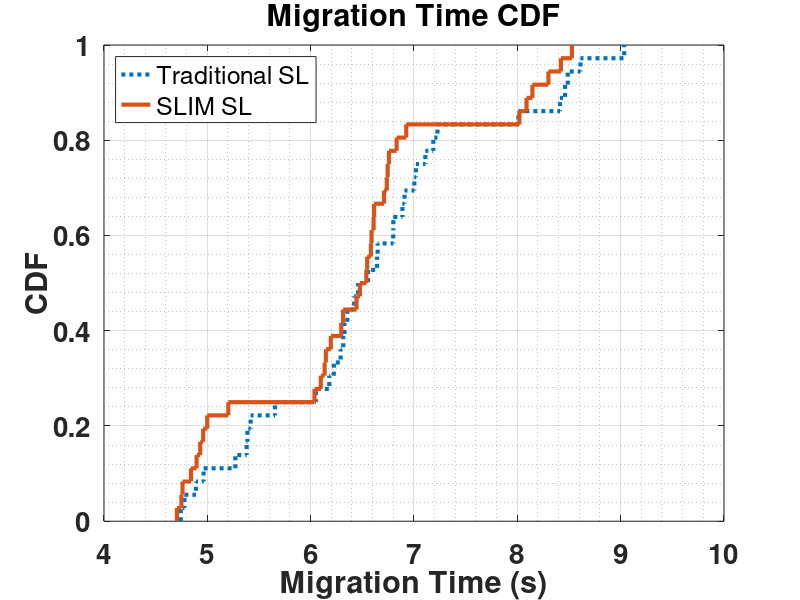
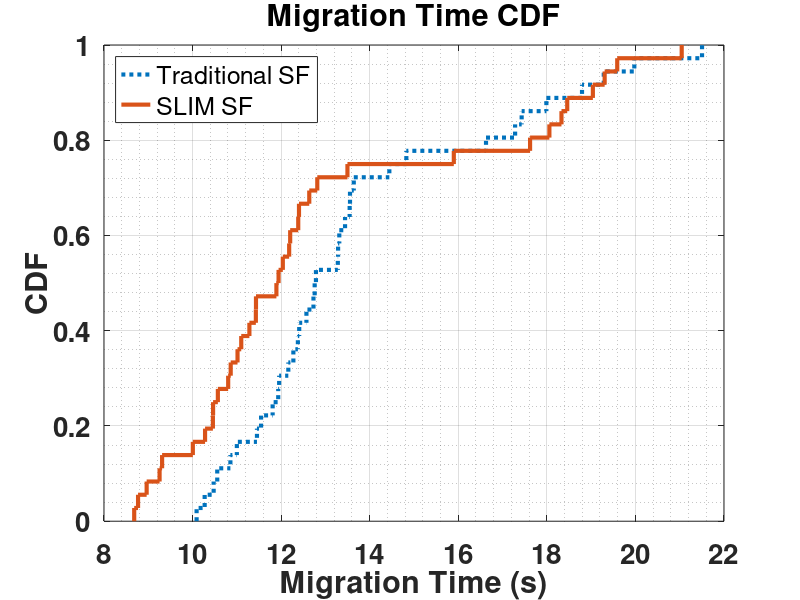

Reproduce these figures in MATLAB, in order. (Note: this script raises an error after producing the figures.)
clc;
clear all;
% latency_cm1 = dlmread('latency_exp_cm_2-08-2020.txt');
% latency_cm2 = dlmread('latency_exp_cm_2-09-2020.txt');
% latency_csm1 = dlmread('latency_exp_csm_2-07-2020.txt');
% latency_csm2 = dlmread('latency_exp_csm_2-09-2020.txt');
% latency_tm1 = dlmread('latency_exp_tm_2-09-2020.txt');
% latency_tm2 = dlmread('latency_tm_sl_int_2020-02-09_00-31-39.txt');
% latency_tsm1 = dlmread('latency_exp_tsm_2-08-2020.txt');
% latency_tsm2 = dlmread('latency_exp_tsm_2-09-2020.txt');
% 
% figure
% subplot(1,2,1)
% h1 = cdfplot(latency_tm1(:,2));
% hold on;
% h2 = cdfplot(latency_cm1(:,2));
% % h3 = cdfplot(latency_tsm1(:,2));
% % h4 = cdfplot(latency_csm1(:,2));
% 
% set( h1,'LineStyle',':','LineWidth',3,'MarkerSize',5);
% set( h2, 'LineStyle','-','LineWidth',3,'MarkerSize',5);
% % set( h3, 'LineStyle','-','LineWidth',3,'MarkerSize',5);
% % set( h4, 'LineStyle','-','LineWidth',3,'MarkerSize',5);
% xlim([50 150]);
% grid minor;
% xlabel('Response Time (ms)');
% ylabel('CDF');
% title('Application Response Time CDF')
% set(gca,'FontSize',20, 'FontWeight','bold');
% legend('Traditional SL','SLIM SL','Location','northwest');
% 
% % legend('Traditional SL','SLIM SL','Traditional SF','SLIM SF','Location','northwest');
% 
% subplot(1,2,2)
% % h1 = cdfplot(latency_tm1(:,2));
% % hold on;
% % h2 = cdfplot(latency_cm1(:,2));
% h3 = cdfplot(latency_tsm1(:,2));
% hold on;
% h4 = cdfplot(latency_csm1(:,2));
% hold off;
% 
% set( h3,'LineStyle',':','LineWidth',3,'MarkerSize',5);
% set( h4, 'LineStyle','-','LineWidth',3,'MarkerSize',5);
% % set( h3, 'LineStyle','-','LineWidth',3,'MarkerSize',5);
% % set( h4, 'LineStyle','-','LineWidth',3,'MarkerSize',5);
% xlim([50 150]);
% grid minor;
% xlabel('Response Time (ms)');
% ylabel('CDF');
% title('Application Response Time CDF')
% set(gca,'FontSize',20, 'FontWeight','bold');
% legend('Traditional SF','SLIM SF','Location','northwest');
% 
% 
migr_time_cm1 = dlmread('migr_time_exp_cm_2-08-2020.txt');
migr_time_cm2 = dlmread('migr_time_exp_cm_2-09-2020.txt');
migr_time_csm1 = dlmread('migr_time_exp_csm_2-07-2020.txt');
migr_time_csm2 = dlmread('migr_time_exp_csm_2-09-2020.txt');
migr_time_tm1 = dlmread('migr_time_exp_tm_2-09-2020.txt');
migr_time_tm2 = dlmread('migr_time_tm_sl_int_2020-02-09_00-31-39.txt');
migr_time_tsm1 = dlmread('migr_time_exp_tsm_2-08-2020.txt');
migr_time_tsm2 = dlmread('migr_time_exp_tsm_2-09-2020.txt');

figure
plot(1,1)
h1 = cdfplot(migr_time_tm1(:,2)./1000);
hold on;
h2 = cdfplot(migr_time_cm1(:,2)./1000);
% h3 = cdfplot(migr_time_tsm1(:,2)./1000);
% h4 = cdfplot(migr_time_csm1(:,2)./1000);
% hold off;
% 
set( h1,'LineStyle',':','LineWidth',3,'MarkerSize',5);
set( h2, 'LineStyle','-','LineWidth',3,'MarkerSize',5);
% set( h3, 'LineStyle','-','LineWidth',3,'MarkerSize',5);
% set( h4, 'LineStyle','-','LineWidth',3,'MarkerSize',5);
% % xlim([50 150]);
grid minor;
xlabel('Migration Time (s)');
ylabel('CDF');
title('Migration Time CDF')
set(gca,'FontSize',20, 'FontWeight','bold');
legend('Traditional SL','SLIM SL','Location','northwest');

figure
plot(1,1)
% h1 = cdfplot(migr_time_tm1(:,2)./1000);
% h2 = cdfplot(migr_time_cm1(:,2)./1000);
h3 = cdfplot(migr_time_tsm2(:,2)/1000);
hold on;
h4 = cdfplot(migr_time_csm2(:,2)/1000);
set( h3,'LineStyle',':','LineWidth',3,'MarkerSize',5);
set( h4, 'LineStyle','-','LineWidth',3,'MarkerSize',5);
% set( h3, 'LineStyle','-','LineWidth',3,'MarkerSize',5);
% set( h4, 'LineStyle','-','LineWidth',3,'MarkerSize',5);
% % xlim([50 150]);
grid minor;
xlabel('Migration Time (s)');
ylabel('CDF');
title('Migration Time CDF')
set(gca,'FontSize',20, 'FontWeight','bold');
legend('Traditional SF','SLIM SF','Location','northwest');


load_cm1 = fopen('load_exp_cm_2-08-2020.txt','r');
load_cm1 = textscan(load_cm1,'%d %s %f %f %f %f %f %f %f %f %f');

load_cm2 = fopen('load_exp_cm_2-09-2020.txt','r');
load_cm2 = textscan(load_cm2,'%d %s %f %f %f %f %f %f %f %f %f');

load_csm1 = fopen('load_exp_csm_2-07-2020.txt','r');
load_csm1 = textscan(load_csm1,'%d %s %f %f %f %f %f %f %f %f %f');

load_csm2 = fopen('load_exp_csm_2-09-2020.txt','r');
load_csm2 = textscan(load_csm2,'%d %s %f %f %f %f %f %f %f %f %f');

load_tm1 = fopen('load_exp_tm_2-09-2020.txt','r');
load_tm1 = textscan(load_tm1,'%d %s %f %f %f %f %f %f %f %f %f');

load_tm2 = fopen('load_tm_sl_int_2020-02-09_00-31-39.txt','r');
load_tm2 = textscan(load_tm2,'%d %s %f %f %f %f %f %f %f %f %f');

load_tsm1 = fopen('load_exp_tsm_2-08-2020.txt','r');
load_tsm1 = textscan(load_tsm1,'%d %s %f %f %f %f %f %f %f %f %f');

load_tsm2 = fopen('load_exp_tsm_2-09-2020.txt','r');
load_tsm2 = textscan(load_tsm2,'%d %s %f %f %f %f %f %f %f %f %f');

traffic_cm1 = fopen('traffic_exp_cm_2-08-2020.txt','r');
traffic_cm1 = textscan(traffic_cm1,'%d %s %f %f %f');

traffic_cm2 = fopen('traffic_exp_cm_2-09-2020.txt','r');
traffic_cm2 = textscan(traffic_cm2,'%d %s %f %f %f');

traffic_csm1 = fopen('traffic_exp_csm_2-07-2020.txt','r');
traffic_csm1 = textscan(traffic_csm1,'%d %s %f %f %f');

traffic_csm2 = fopen('traffic_exp_csm_2-09-2020.txt','r');
traffic_csm2 = textscan(traffic_csm2,'%d %s %f %f %f');

traffic_tm1 = fopen('traffic_exp_tm_2-09-2020.txt','r');
traffic_tm1 = textscan(traffic_tm1,'%d %s %f %f %f');

traffic_tm2 = fopen('traffic_tm_sl_int_2020-02-09_00-31-39.txt','r');
traffic_tm2 = textscan(traffic_tm2,'%d %s %f %f %f');

traffic_tsm1 = fopen('traffic_exp_tsm_2-08-2020.txt','r');
traffic_tsm1 = textscan(traffic_tsm1,'%d %s %f %f %f');

traffic_tsm2 = fopen('traffic_exp_tsm_2-09-2020.txt','r');
traffic_tsm2 = textscan(traffic_tsm2,'%d %s %f %f %f');

%%Traffic In and Out
traffic_tm1_dst_in = traffic_tm1{5}(3:6:216);
traffic_tm1_dst_out = traffic_tm1{5}(4:6:216);
traffic_tm1_src_in = traffic_tm1{5}(5:6:216);
traffic_tm1_src_out = traffic_tm1{5}(6:6:216);

traffic_tsm1_dst_in = traffic_tsm1{5}(3:6:216);
traffic_tsm1_dst_out = traffic_tsm1{5}(4:6:216);
traffic_tsm1_src_in = traffic_tsm1{5}(5:6:216);
traffic_tsm1_src_out = traffic_tsm1{5}(6:6:216);

traffic_cm1_dst_in = traffic_cm1{5}(3:10:360);
traffic_cm1_dst_out = traffic_cm1{5}(4:10:360);
traffic_cm1_src_in = traffic_cm1{5}(9:10:360);
traffic_cm1_src_out = traffic_cm1{5}(10:10:360);

traffic_csm1_dst_in = traffic_csm1{5}(3:10:360);
traffic_csm1_dst_out = traffic_csm1{5}(4:10:360);
traffic_csm1_src_in = traffic_csm1{5}(9:10:360);
traffic_csm1_src_out = traffic_csm1{5}(10:10:360);

traffic_tm2_dst_in = traffic_tm2{5}(3:6:216);
traffic_tm2_dst_out = traffic_tm2{5}(4:6:216);
traffic_tm2_src_in = traffic_tm2{5}(5:6:216);
traffic_tm2_src_out = traffic_tm2{5}(6:6:216);

traffic_tsm2_dst_in = traffic_tsm2{5}(3:6:216);
traffic_tsm2_dst_out = traffic_tsm2{5}(4:6:216);
traffic_tsm2_src_in = traffic_tsm2{5}(5:6:216);
traffic_tsm2_src_out = traffic_tsm2{5}(6:6:216);

traffic_cm2_dst_in = traffic_cm2{5}(3:10:360);
traffic_cm2_dst_out = traffic_cm2{5}(4:10:360);
traffic_cm2_src_in = traffic_cm2{5}(9:10:360);
traffic_cm2_src_out = traffic_cm2{5}(10:10:360);

traffic_csm2_dst_in = traffic_csm2{5}(3:10:360);
traffic_csm2_dst_out = traffic_csm2{5}(4:10:360);
traffic_csm2_src_in = traffic_csm2{5}(9:10:360);
traffic_csm2_src_out = traffic_csm2{5}(10:10:360);



% %%Stateless traffic plots
% %Source high load
% %no delay, 1 ms, 5 ms
% traffic_out_sl_src_case1_4_7_10 = [traffic_tm2_src_out(1), traffic_cm2_src_out(1); traffic_tm2_src_out(4), traffic_cm2_src_out(4); traffic_tm2_src_out(7), traffic_cm2_src_out(7); traffic_tm2_src_out(10), traffic_cm2_src_out(10)];
% traffic_out_sl_src_case13_16_19_22 = [traffic_tm2_src_out(13), traffic_cm2_src_out(13); traffic_tm2_src_out(16), traffic_cm2_src_out(16); traffic_tm2_src_out(19), traffic_cm2_src_out(19); traffic_tm2_src_out(22), traffic_cm2_src_out(22)];
% traffic_out_sl_src_case25_28_31_34 = [traffic_tm2_src_out(25), traffic_cm2_src_out(25); traffic_tm2_src_out(28), traffic_cm2_src_out(28); traffic_tm2_src_out(31), traffic_cm2_src_out(31); traffic_tm2_src_out(34), traffic_cm2_src_out(34)];
% 
% figure
% subplot(1,3,1)
% bar(traffic_out_sl_src_case1_4_7_10);
% title('(a) No propagation delay','FontSize',20, 'FontWeight','bold');
% xlabel('Layer Size (MB)');
% ylabel('Avg. Throughput (KB/s) - Source (OUT)');
% set(gca,'FontSize', 20, 'FontWeight','bold');
% legend('TM-SL','SLIM-SL','Location','northwest');
% set(gca, 'XTickLabel', {'0.01' '1' '10' '100'})
% dim = [0.15 0.3 0.3 0.3];
% str = {'BW (Mbps):','SRC-DST=942','SRC-Client=10','DST-Client=50','DST-N1=942','DST-N2=942','Load: SRC>DST'};
% annotation('textbox',dim,'String',str,'FitBoxToText','on');
% grid minor;
% subplot(1,3,2)
% bar(traffic_out_sl_src_case13_16_19_22);
% title('(b) 1ms propagation delay','FontSize',20, 'FontWeight','bold');
% xlabel('Layer Size (MB)');
% ylabel('Avg. Throughput (KB/s) - Source (OUT)');
% set(gca,'FontSize', 20, 'FontWeight','bold');
% legend('TM-SL','SLIM-SL','Location','northwest');
% set(gca, 'XTickLabel', {'0.01' '1' '10' '100'})
% dim = [0.45 0.3 0.3 0.3];
% str = {'BW (Mbps):','SRC-DST=100','SRC-Client=10','DST-Client=50','DST-N1=942','DST-N2=942','Load: SRC>DST'};
% annotation('textbox',dim,'String',str,'FitBoxToText','on');
% grid minor;
% subplot(1,3,3)
% bar(traffic_out_sl_src_case25_28_31_34);
% title('(c) 5ms propagation delay','FontSize',20, 'FontWeight','bold');
% xlabel('Layer Size (MB)');
% ylabel('Avg. Throughput (KB/s) - Source (OUT)');
% set(gca,'FontSize', 20, 'FontWeight','bold');
% legend('TM-SL','SLIM-SL','Location','northwest');
% set(gca, 'XTickLabel', {'0.01' '1' '10' '100'})
% dim = [0.75 0.3 0.3 0.3];
% str = {'BW (Mbps):','SRC-DST=100','SRC-Client=10','DST-Client=50','DST-N1=942','DST-N2=942','Load: SRC>DST'};
% annotation('textbox',dim,'String',str,'FitBoxToText','on');
% grid minor;
% 
% %%stateful traffic plots
% %Source high load
% %no delay, 1 ms, 5 ms
% traffic_out_sf_src_case1_4_7_10 = [traffic_tsm2_src_out(1), traffic_csm2_src_out(1); traffic_tsm2_src_out(4), traffic_csm2_src_out(4); traffic_tsm2_src_out(7), traffic_csm2_src_out(7); traffic_tsm2_src_out(10), traffic_csm2_src_out(10)];
% traffic_out_sf_src_case13_16_19_22 = [traffic_tsm2_src_out(13), traffic_csm2_src_out(13); traffic_tsm2_src_out(16), traffic_csm2_src_out(16); traffic_tsm2_src_out(19), traffic_csm2_src_out(19); traffic_tsm2_src_out(22), traffic_csm2_src_out(22)];
% traffic_out_sf_src_case25_28_31_34 = [traffic_tsm2_src_out(25), traffic_csm2_src_out(25); traffic_tsm2_src_out(28), traffic_csm2_src_out(28); traffic_tsm2_src_out(31), traffic_csm2_src_out(31); traffic_tsm2_src_out(34), traffic_csm2_src_out(34)];
% 
% figure
% subplot(1,3,1)
% bar(traffic_out_sf_src_case1_4_7_10);
% title('(a) No propagation delay','FontSize',20, 'FontWeight','bold');
% xlabel('Volume Size (MB)');
% ylabel('Avg. Throughput (KB/s) - Source (OUT)');
% set(gca,'FontSize', 20, 'FontWeight','bold');
% legend('TM-SF','SLIM-SF','Location','northwest');
% set(gca, 'XTickLabel', {'0.01' '1' '10' '100'})
% dim = [0.15 0.3 0.3 0.3];
% str = {'Layer size=10MB','State change=10%','BW (Mbps):','SRC-DST=942','SRC-Client=10','DST-Client=50','DST-N1=942','DST-N2=942','Load: SRC>DST',};
% annotation('textbox',dim,'String',str,'FitBoxToText','on');
% grid minor;
% subplot(1,3,2)
% bar(traffic_out_sf_src_case13_16_19_22);
% title('(b) 1ms propagation delay','FontSize',20, 'FontWeight','bold');
% xlabel('Volume Size (MB)');
% ylabel('Avg. Throughput (KB/s) - Source (OUT)');
% set(gca,'FontSize', 20, 'FontWeight','bold');
% legend('TM-SF','SLIM-SF','Location','northwest');
% set(gca, 'XTickLabel', {'0.01' '1' '10' '100'})
% dim = [0.45 0.3 0.3 0.3];
% str = {'Layer size=10MB','State change=10%','BW (Mbps):','SRC-DST=100','SRC-Client=10','DST-Client=50','DST-N1=942','DST-N2=942','Load: SRC>DST'};
% annotation('textbox',dim,'String',str,'FitBoxToText','on');
% grid minor;
% subplot(1,3,3)
% bar(traffic_out_sf_src_case25_28_31_34);
% title('(c) 5ms propagation delay','FontSize',20, 'FontWeight','bold');
% xlabel('Volume Size (MB)');
% ylabel('Avg. Throughput (KB/s) - Source (OUT)');
% set(gca,'FontSize', 20, 'FontWeight','bold');
% legend('TM-SF','SLIM-SF','Location','northwest');
% set(gca, 'XTickLabel', {'0.01' '1' '10' '100'})
% dim = [0.75 0.3 0.3 0.3];
% str = {'Layer size=10MB','State change=10%','BW (Mbps):','SRC-DST=100','SRC-Client=10','DST-Client=50','DST-N1=942','DST-N2=942','Load: SRC>DST'};
% annotation('textbox',dim,'String',str,'FitBoxToText','on');
% grid minor;

%%Load values
load_tm1_dst = load_tm1{8}(2:3:108);
load_cm1_dst = load_cm1{8}(2:3:180);
load_tm1_src = load_tm1{8}(3:3:108);
load_cm1_src = load_cm1{8}(5:6:180);

load_tsm1_dst = load_tsm1{8}(2:3:108);
load_csm1_dst = load_csm1{8}(2:3:180);
load_tsm1_src = load_tsm1{8}(3:3:108);
load_csm1_src = load_csm1{8}(5:6:180);

load_tm2_dst = load_tm2{8}(2:3:108);
load_cm2_dst = load_cm2{8}(2:3:180);
load_tm2_src = load_tm2{8}(3:3:108);
load_cm2_src = load_cm2{8}(5:6:180);

load_tsm2_dst = load_tsm2{8}(2:3:108);
load_csm2_dst = load_csm2{8}(2:3:180);
load_tsm2_src = load_tsm2{8}(3:3:108);
load_csm2_src = load_csm2{8}(5:6:180);


% %%Stateless load plots
% %Plotting for SRC and DST
% %For different load values
% load_src_case1_4_7_10 = [load_tm2_src(1), load_cm2_src(1); load_tm2_src(4), load_cm2_src(4); load_tm2_src(7), load_cm2_src(7); load_tm2_src(10), load_cm2_src(10)];
% load_src_case2_5_8_11 = [load_tm2_src(2), load_cm2_src(2); load_tm2_src(5), load_cm2_src(5); load_tm2_src(8), load_cm2_src(8); load_tm2_src(11), load_cm2_src(11)];
% load_src_case3_6_9_12 = [load_tm2_src(3), load_cm2_src(3); load_tm2_src(6), load_cm2_src(6); load_tm2_src(9), load_cm2_src(9); load_tm2_src(12), load_cm2_src(12)];
% 
% figure
% subplot(2,3,1)
% bar((100-load_src_case1_4_7_10)./100);
% title('(a) Load SRC>DST','FontSize',20, 'FontWeight','bold');
% xlabel('Layer Size (MB)');
% ylabel('Avg. SRC Load');
% set(gca,'FontSize', 20, 'FontWeight','bold');
% legend('TM-SL','SLIM-SL','Location','northwest');
% set(gca, 'XTickLabel', {'0.01' '1' '10' '100'})
% % dim = [0.15 0.3 0.3 0.3];
% % str = {'BW (Mbps):','SRC-DST=942','SRC-Client=10','DST-Client=50','DST-N1=942','DST-N2=942','Load: SRC>DST'};
% % annotation('textbox',dim,'String',str,'FitBoxToText','on');
% grid minor;
% subplot(2,3,2)
% bar((100-load_src_case2_5_8_11)./100);
% title('(b) Load SRC<DST','FontSize',20, 'FontWeight','bold');
% xlabel('Layer Size (MB)');
% ylabel('Avg. SRC Load');
% set(gca,'FontSize', 20, 'FontWeight','bold');
% legend('TM-SL','SLIM-SL','Location','northwest');
% set(gca, 'XTickLabel', {'0.01' '1' '10' '100'})
% % dim = [0.45 0.3 0.3 0.3];
% % str = {'BW (Mbps):','SRC-DST=100','SRC-Client=10','DST-Client=50','DST-N1=942','DST-N2=942','Load: SRC>DST'};
% % annotation('textbox',dim,'String',str,'FitBoxToText','on');
% grid minor;
% subplot(2,3,3)
% bar((100-load_src_case3_6_9_12)./100);
% title('(c) Load SRC=DST','FontSize',20, 'FontWeight','bold');
% xlabel('Layer Size (MB)');
% ylabel('Avg. SRC Load');
% set(gca,'FontSize', 20, 'FontWeight','bold');
% legend('TM-SL','SLIM-SL','Location','northwest');
% set(gca, 'XTickLabel', {'0.01' '1' '10' '100'})
% % dim = [0.75 0.3 0.3 0.3];
% % str = {'BW (Mbps):','SRC-DST=100','SRC-Client=10','DST-Client=50','DST-N1=942','DST-N2=942','Load: SRC>DST'};
% % annotation('textbox',dim,'String',str,'FitBoxToText','on');
% grid minor;
% 
% load_dst_case1_4_7_10 = [load_tm2_dst(1), load_cm2_dst(1); load_tm2_dst(4), load_cm2_dst(4); load_tm2_dst(7), load_cm2_dst(7); load_tm2_dst(10), load_cm2_dst(10)];
% load_dst_case2_5_8_11 = [load_tm2_dst(2), load_cm2_dst(2); load_tm2_dst(5), load_cm2_dst(5); load_tm2_dst(8), load_cm2_dst(8); load_tm2_dst(11), load_cm2_dst(11)];
% load_dst_case3_6_9_12 = [load_tm2_dst(3), load_cm2_dst(3); load_tm2_dst(6), load_cm2_dst(6); load_tm2_dst(9), load_cm2_dst(9); load_tm2_dst(12), load_cm2_dst(12)];
% 
% subplot(2,3,4)
% bar((100-load_dst_case1_4_7_10)./100);
% title('(d) Load SRC>DST','FontSize',20, 'FontWeight','bold');
% xlabel('Layer Size (MB)');
% ylabel('Avg. DST Load');
% set(gca,'FontSize', 20, 'FontWeight','bold');
% legend('TM-SL','SLIM-SL','Location','northwest');
% set(gca, 'XTickLabel', {'0.01' '1' '10' '100'})
% % dim = [0.15 0.3 0.3 0.3];
% % str = {'BW (Mbps):','dst-DST=942','dst-Client=10','DST-Client=50','DST-N1=942','DST-N2=942','Load: dst>DST'};
% % annotation('textbox',dim,'String',str,'FitBoxToText','on');
% grid minor;
% subplot(2,3,5)
% bar((100-load_dst_case2_5_8_11)./100);
% title('(e) Load SRC<DST','FontSize',20, 'FontWeight','bold');
% xlabel('Layer Size (MB)');
% ylabel('Avg. DST Load');
% set(gca,'FontSize', 20, 'FontWeight','bold');
% legend('TM-SL','SLIM-SL','Location','northwest');
% set(gca, 'XTickLabel', {'0.01' '1' '10' '100'})
% % dim = [0.45 0.3 0.3 0.3];
% % str = {'BW (Mbps):','dst-DST=100','dst-Client=10','DST-Client=50','DST-N1=942','DST-N2=942','Load: dst>DST'};
% % annotation('textbox',dim,'String',str,'FitBoxToText','on');
% grid minor;
% subplot(2,3,6)
% bar((100-load_dst_case3_6_9_12)./100);
% title('(f) Load SRC=DST','FontSize',20, 'FontWeight','bold');
% xlabel('Layer Size (MB)');
% ylabel('Avg. DST Load');
% set(gca,'FontSize', 20, 'FontWeight','bold');
% legend('TM-SL','SLIM-SL','Location','northwest');
% set(gca, 'XTickLabel', {'0.01' '1' '10' '100'})
% % dim = [0.75 0.3 0.3 0.3];
% % str = {'BW (Mbps):','dst-DST=100','dst-Client=10','DST-Client=50','DST-N1=942','DST-N2=942','Load: dst>DST'};
% % annotation('textbox',dim,'String',str,'FitBoxToText','on');
% grid minor;

%%Stateful load plots
%Plotting for SRC and DST
%For different load values
load_src_sf_case1_4_7_10 = [load_tsm2_src(1), load_csm2_src(1); load_tsm2_src(4), load_csm2_src(4); load_tsm2_src(7), load_csm2_src(7); load_tsm2_src(10), load_csm2_src(10)];
load_src_sf_case2_5_8_11 = [load_tsm2_src(2), load_csm2_src(2); load_tsm2_src(5), load_csm2_src(5); load_tsm2_src(8), load_csm2_src(8); load_tsm2_src(11), load_csm2_src(11)];
load_src_sf_case3_6_9_12 = [load_tsm2_src(3), load_csm2_src(3); load_tsm2_src(6), load_csm2_src(6); load_tsm2_src(9), load_csm2_src(9); load_tsm2_src(12), load_csm2_src(12)];

figure
subplot(2,3,1)
bar((100-load_src_sf_case1_4_7_10)./100);
title('(a) Load SRC>DST','FontSize',20, 'FontWeight','bold');
xlabel('Volume Size (MB)');
ylabel('Avg. SRC Load');
set(gca,'FontSize', 20, 'FontWeight','bold');
legend('TM-SF','SLIM-SF','Location','northwest');
set(gca, 'XTickLabel', {'0.01' '1' '10' '100'})
% dim = [0.15 0.3 0.3 0.3];
% str = {'BW (Mbps):','SRC-DST=942','SRC-Client=10','DST-Client=50','DST-N1=942','DST-N2=942','Load: SRC>DST'};
% annotation('textbox',dim,'String',str,'FitBoxToText','on');
grid minor;
subplot(2,3,2)
bar((100-load_src_sf_case2_5_8_11)./100);
title('(b) Load SRC<DST','FontSize',20, 'FontWeight','bold');
xlabel('Volume Size (MB)');
ylabel('Avg. SRC Load');
set(gca,'FontSize', 20, 'FontWeight','bold');
legend('TM-SF','SLIM-SF','Location','northwest');
set(gca, 'XTickLabel', {'0.01' '1' '10' '100'})
% dim = [0.45 0.3 0.3 0.3];
% str = {'BW (Mbps):','SRC-DST=100','SRC-Client=10','DST-Client=50','DST-N1=942','DST-N2=942','Load: SRC>DST'};
% annotation('textbox',dim,'String',str,'FitBoxToText','on');
grid minor;
subplot(2,3,3)
bar((100-load_src_sf_case3_6_9_12)./100);
title('(c) Load SRC=DST','FontSize',20, 'FontWeight','bold');
xlabel('Volume Size (MB)');
ylabel('Avg. SRC Load');
set(gca,'FontSize', 20, 'FontWeight','bold');
legend('TM-SF','SLIM-SF','Location','northwest');
set(gca, 'XTickLabel', {'0.01' '1' '10' '100'})
% dim = [0.75 0.3 0.3 0.3];
% str = {'BW (Mbps):','SRC-DST=100','SRC-Client=10','DST-Client=50','DST-N1=942','DST-N2=942','Load: SRC>DST'};
% annotation('textbox',dim,'String',str,'FitBoxToText','on');
grid minor;

load_dst_sf_case1_4_7_10 = [load_tsm2_dst(1), load_csm2_dst(1); load_tsm2_dst(4), load_csm2_dst(4); load_tsm2_dst(7), load_csm2_dst(7); load_tsm2_dst(10), load_csm2_dst(10)];
load_dst_sf_case2_5_8_11 = [load_tsm2_dst(2), load_csm2_dst(2); load_tsm2_dst(5), load_csm2_dst(5); load_tsm2_dst(8), load_csm2_dst(8); load_tsm2_dst(11), load_csm2_dst(11)];
load_dst_sf_case3_6_9_12 = [load_tsm2_dst(3), load_csm2_dst(3); load_tsm2_dst(6), load_csm2_dst(6); load_tsm2_dst(9), load_csm2_dst(9); load_tsm2_dst(12), load_csm2_dst(12)];

subplot(2,3,4)
bar((100-load_dst_sf_case1_4_7_10)./100);
title('(d) Load SRC>DST','FontSize',20, 'FontWeight','bold');
xlabel('Volume Size (MB)');
ylabel('Avg. DST Load');
set(gca,'FontSize', 20, 'FontWeight','bold');
legend('TM-SF','SLIM-SF','Location','northwest');
set(gca, 'XTickLabel', {'0.01' '1' '10' '100'})
% dim = [0.15 0.3 0.3 0.3];
% str = {'BW (Mbps):','dst-DST=942','dst-Client=10','DST-Client=50','DST-N1=942','DST-N2=942','Load: dst>DST'};
% annotation('textbox',dim,'String',str,'FitBoxToText','on');
grid minor;
subplot(2,3,5)
bar((100-load_dst_sf_case2_5_8_11)./100);
title('(e) Load SRC<DST','FontSize',20, 'FontWeight','bold');
xlabel('Volume Size (MB)');
ylabel('Avg. DST Load');
set(gca,'FontSize', 20, 'FontWeight','bold');
legend('TM-SF','SLIM-SF','Location','northwest');
set(gca, 'XTickLabel', {'0.01' '1' '10' '100'})
% dim = [0.45 0.3 0.3 0.3];
% str = {'BW (Mbps):','dst-DST=100','dst-Client=10','DST-Client=50','DST-N1=942','DST-N2=942','Load: dst>DST'};
% annotation('textbox',dim,'String',str,'FitBoxToText','on');
grid minor;
subplot(2,3,6)
bar((100-load_dst_sf_case3_6_9_12)./100);
title('(f) Load SRC=DST','FontSize',20, 'FontWeight','bold');
xlabel('Volume Size (MB)');
ylabel('Avg. DST Load');
set(gca,'FontSize', 20, 'FontWeight','bold');
legend('TM-SF','SLIM-SF','Location','northwest');
set(gca, 'XTickLabel', {'0.01' '1' '10' '100'})
% dim = [0.75 0.3 0.3 0.3];
% str = {'BW (Mbps):','dst-DST=100','dst-Client=10','DST-Client=50','DST-N1=942','DST-N2=942','Load: dst>DST'};
% annotation('textbox',dim,'String',str,'FitBoxToText','on');
grid minor;




